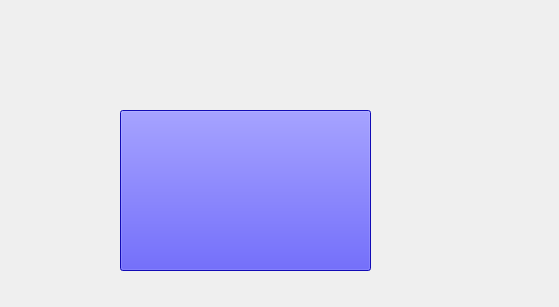
<?xml version="1.0" encoding="UTF-8"?>
<ui version="4.0">
 <class>MainWindow</class>
 <widget class="QMainWindow" name="MainWindow">
  <property name="geometry">
   <rect>
    <x>0</x>
    <y>0</y>
    <width>559</width>
    <height>307</height>
   </rect>
  </property>
  <property name="windowTitle">
   <string>MainWindow</string>
  </property>
  <widget class="QWidget" name="centralwidget">
   <widget class="QPushButton" name="pushButton">
    <property name="geometry">
     <rect>
      <x>120</x>
      <y>110</y>
      <width>251</width>
      <height>161</height>
     </rect>
    </property>
    <property name="styleSheet">
     <string notr="true">background-color: rgb(24, 16, 255);</string>
    </property>
    <property name="text">
     <string/>
    </property>
   </widget>
  </widget>
 </widget>
 <resources/>
 <connections/>
</ui>
